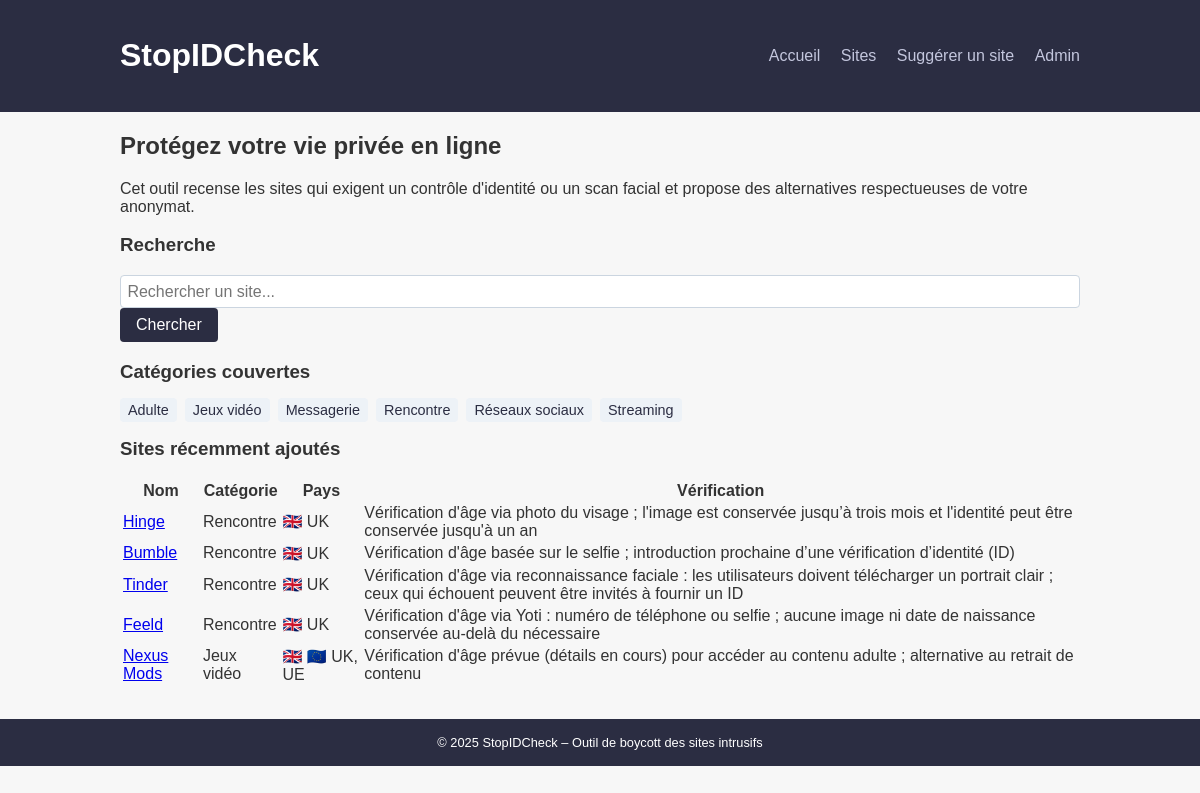
The page / on the database its author committed.
### tables this page shows
CREATE TABLE sites (
    id INTEGER PRIMARY KEY AUTOINCREMENT,
    name TEXT NOT NULL,
    url TEXT NOT NULL,
    category TEXT NOT NULL,
    description TEXT,
    verification_type TEXT,
    context TEXT,
    date_in_effect TEXT,
    status TEXT,
    country TEXT,
    sources TEXT
);

### app.py (the view)
    @app.route('/')
    def index() -> str:
        db = get_db()
        categories = [row['category'] for row in db.execute('SELECT DISTINCT category FROM sites ORDER BY category')]
        recent_sites = db.execute('SELECT * FROM sites ORDER BY id DESC LIMIT 5').fetchall()
        return render_template('index.html', categories=categories, recent_sites=recent_sites)

### templates/index.html (shortened to what this page needs)
{% extends 'base.html' %}
{% block content %}
    <h2>Protégez votre vie privée en ligne</h2>
    <p>
        Cet outil recense les sites qui exigent un contrôle d'identité ou un scan facial et propose des alternatives respectueuses de votre anonymat.
    </p>
    <section>
        <h3>Recherche</h3>
        <form action="{{ url_for('list_sites') }}" method="get" class="search-form">
            <input type="text" name="q" placeholder="Rechercher un site..." value="">
            <button type="submit">Chercher</button>
        </form>
    </section>
    <section>
        <h3>Catégories couvertes</h3>
        <ul class="categories">
            {% for cat in categories %}
            <li><a href="{{ url_for('list_sites', category=cat) }}">{{ cat }}</a></li>
            {% endfor %}
        </ul>
    </section>
    <section>
        <h3>Sites récemment ajoutés</h3>
        {% if recent_sites %}
        <div class="site-list">
            <table class="site-table">
                <thead>
                <tr>
                    <th>Nom</th>
                    <th>Catégorie</th>
                    <th>Pays</th>
                    <th>Vérification</th>
                </tr>
                </thead>
                <tbody>
                {% for site in recent_sites %}
                <tr>
                    <td><a href="{{ url_for('view_site', site_id=site['id']) }}">{{ site['name'] }}</a></td>
                    <td>{{ site['category'] }}</td>
                    <td><span class="flags">{{ flag_emoji(site['country']) }}</span> {{ site['country'] }}</td>
                    <td>{{ site['verification_type'] }}</td>
                </tr>
                {% endfor %}
                </tbody>
            </table>
        </div>
        {% else %}
        <p>Aucun site récemment ajouté.</p>
        {% endif %}
    </section>
{% endblock %}

### templates/base.html (shortened to what this page needs)
<!DOCTYPE html>
<html lang="fr">
<head>
    <link rel="stylesheet" href="{{ url_for('static', filename='style.css') }}">
</head>
<body>
    <header>
        <div class="container">
            <h1><a href="{{ url_for('index') }}">StopIDCheck</a></h1>
            <nav>
                <a href="{{ url_for('index') }}">Accueil</a>
                <a href="{{ url_for('list_sites') }}">Sites</a>
                <a href="{{ url_for('suggest') }}">Suggérer un site</a>
                {% if session.get('logged_in') %}
                <a href="{{ url_for('admin_dashboard') }}">Admin</a>
                <a href="{{ url_for('logout') }}">Déconnexion</a>
                {% else %}
                <a href="{{ url_for('login') }}">Admin</a>
                {% endif %}
            </nav>
        </div>
    </header>
    <main class="container">
        {% block content %}{% endblock %}
    </main>
    <footer>
        <div class="container">
            <p>&copy; {{ 2025 }} StopIDCheck – Outil de boycott des sites intrusifs</p>
        </div>
    </footer>
</body>
</html>

### static/style.css (style rules this page uses)
body { font-family: Arial, sans-serif; margin: 0; padding: 0; background-color: #f7f7f7; color: #333; }
header { background-color: #2b2d42; color: #fff; padding: 1rem 0; margin-bottom: 1rem; }
header .container { display: flex; justify-content: space-between; align-items: center; max-width: 960px; margin: 0 auto; padding: 0 1rem; }
header h1 a { color: #fff; text-decoration: none; }
nav a { color: #c3c6dd; margin-left: 1rem; text-decoration: none; }
.container { max-width: 960px; margin: 0 auto; padding: 0 1rem; }
.categories { list-style: none; padding: 0; display: flex; flex-wrap: wrap; gap: 0.5rem; }
.categories li a { background-color: #edf2f7; color: #2b2d42; padding: 0.25rem 0.5rem; border-radius: 4px; text-decoration: none; font-size: 0.9rem; }
footer { background-color: #2b2d42; color: #fff; padding: 1rem 0; margin-top: 2rem; }
footer p { margin: 0; text-align: center; font-size: 0.8rem; }
input[type="text"], input[type="url"], input[type="password"], select, textarea { padding: 0.4rem; border: 1px solid #cbd5e0; border-radius: 4px; font-size: 1rem; width: 100%; box-sizing: border-box; }
button { background-color: #2b2d42; color: #fff; border: none; border-radius: 4px; padding: 0.5rem 1rem; cursor: pointer; font-size: 1rem; }

### rows shown on the page
sites: name "Hinge", category "Rencontre", country "🇬🇧", country "UK", verification_type "Vérification d'âge via photo du visage ; l'image est conservée jusqu’à trois mois et l'identité peut être conservée jusqu'à un an"
sites: name "Bumble", category "Rencontre", country "🇬🇧", country "UK", verification_type "Vérification d'âge basée sur le selfie ; introduction prochaine d’une vérification d’identité (ID)"
sites: name "Tinder", category "Rencontre", country "🇬🇧", country "UK", verification_type "Vérification d'âge via reconnaissance faciale : les utilisateurs doivent télécharger un portrait clair ; ceux qui échouent peuvent être invités à fournir un ID"
sites: name "Feeld", category "Rencontre", country "🇬🇧", country "UK", verification_type "Vérification d'âge via Yoti : numéro de téléphone ou selfie ; aucune image ni date de naissance conservée au-delà du nécessaire"
sites: name "Nexus Mods", category "Jeux vidéo", country "🇬🇧 🇪🇺", country "UK, UE", verification_type "Vérification d'âge prévue (détails en cours) pour accéder au contenu adulte ; alternative au retrait de contenu"

### other values the page prints
{{ cat }} "Adulte" "Jeux vidéo" "Messagerie" "Rencontre" "Réseaux sociaux" "Streaming"
{{ 2025 }} "2025"
